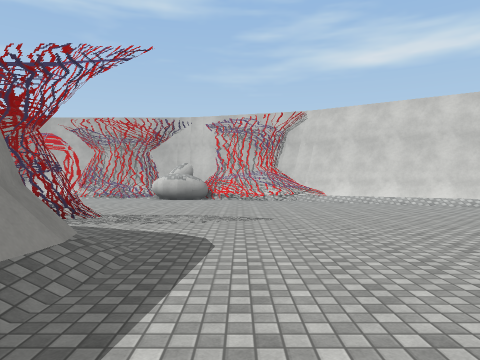
view 1 (above)

16 first-person views from a walk through a 3-D level made in the Unity game engine. The camera is 1.5 m above the floor, looks level and sees 70° across. The floor is counted in squares, 2 m on a side. Each view is taken from the middle of a square. On the plan, view 1 faces up. The plan holds only what a view shows up to about 11 squares ahead; the rest is blank. The player is left out. Some surface patterns are stand-ins.

view 2
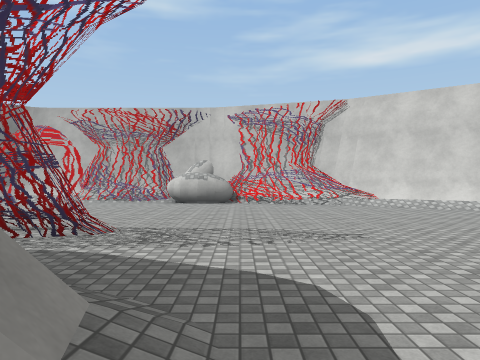

view 3
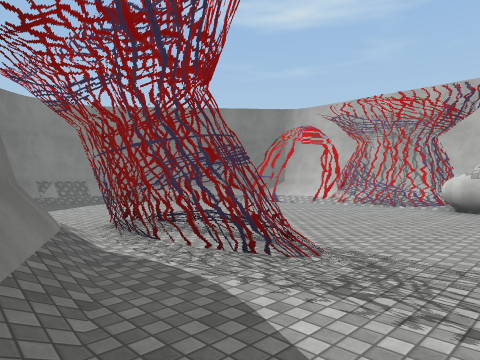

view 4
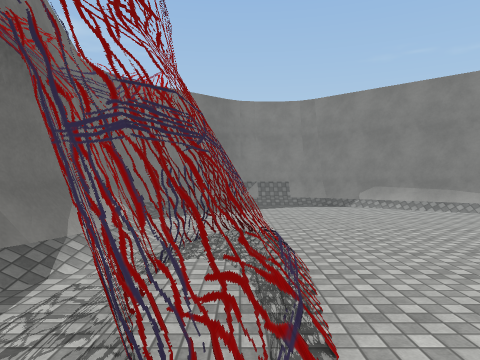

view 5
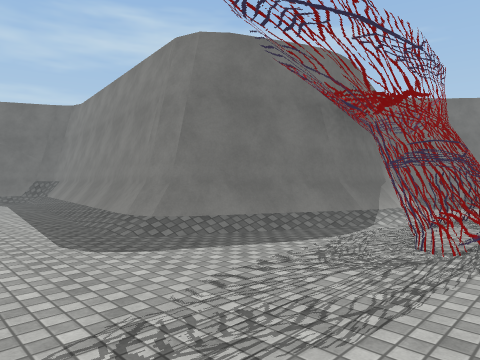

view 6
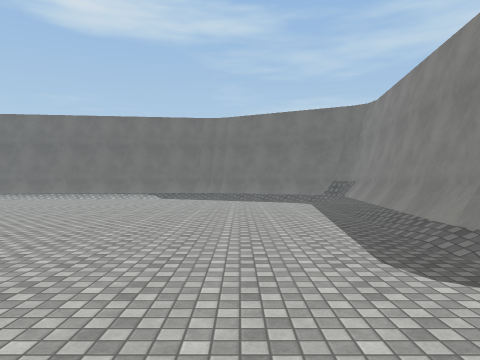

view 7
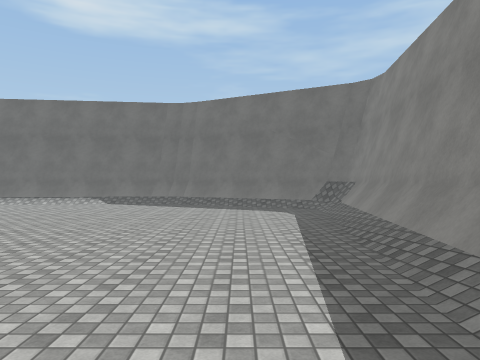

view 8
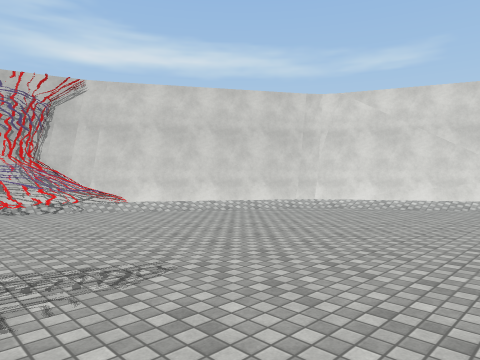

view 9
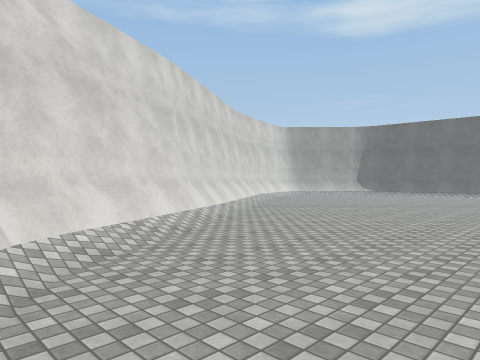

view 10
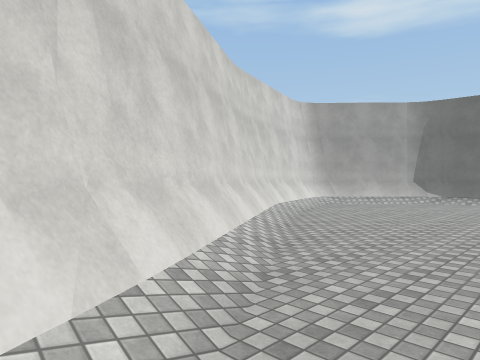

view 11
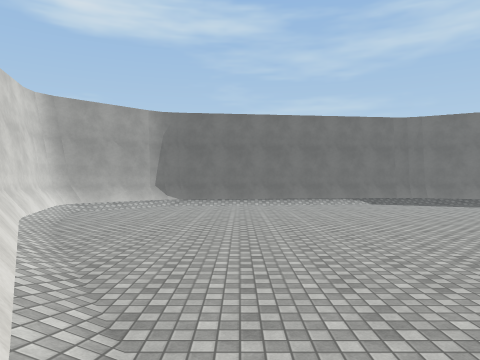

view 12
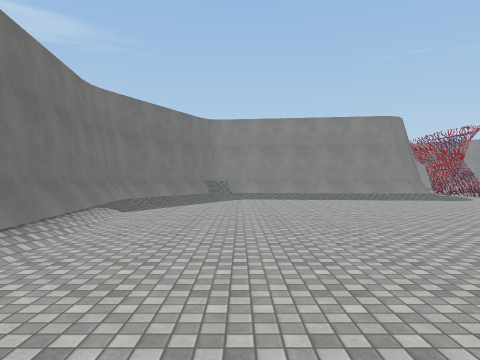

view 13
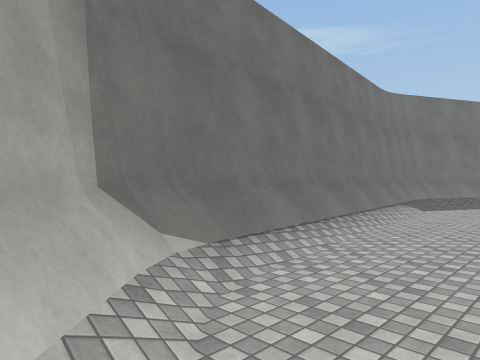

view 14
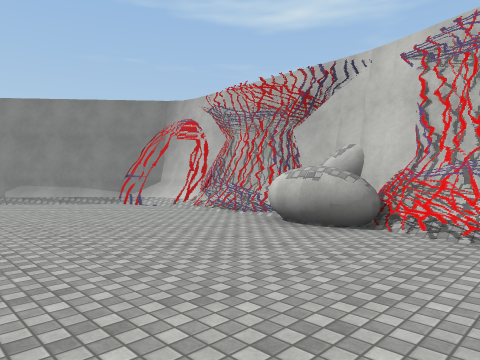

view 15
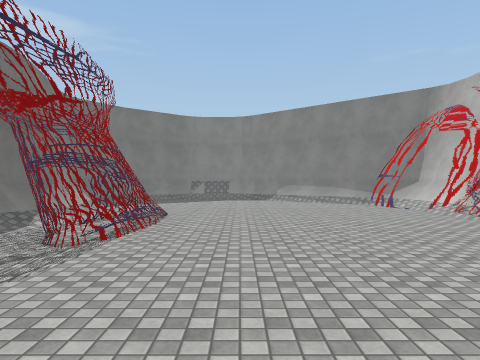

view 16
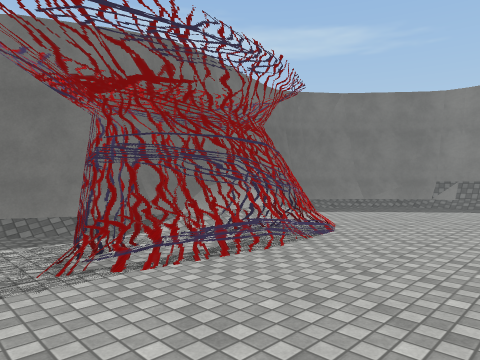

### Floor plan
Key: @ floor where view 1 was taken; # wall or solid block; . floor; / step, stairs or slope; = window, fence, low wall or low ledge.
Columns run from 13 left of view 1 to 14 right of it. Each row starts with its distance up from view 1.
 15        =
 14    =======##=#=#
 13   #==.....##===##
 12  ##/..........//###
 11  #/............../###
 10 ##................//##
  9 #.................../##
  8 #..................../#
  7 #/..../===/........../##
  6 ##/....===............/#
  5  ##//####//.........../##
  4   ####  ###/.........../#
  3           ##/...........##
  2            #............/##
  1            #............./#
  0           ##.@............##
 -1           ##............../#
 -2           #/............../#
 -3           #/...............#
 -4           #/............../#
 -5           #/............./##
 -6           ###//.......///##
 -7             ###///########
 -8               #####

Where each view was taken, in squares from view 1:
view 1: 0 up, 0 right, facing up
view 2: 2 up, 1 left, facing up
view 3: 4 up, 1 left, facing up-left
view 4: 7 up, 2 left, facing left
view 5: 8 up, 1 right, facing down-left
view 6: 7 up, 1 right, facing down
view 7: 4 up, 0 right, facing down
view 8: 4 up, 1 left, facing up-right
view 9: 10 up, 4 right, facing down-right
view 10: 6 up, 8 right, facing down-right
view 11: 6 up, 9 right, facing down
view 12: 4 down, 12 right, facing left
view 13: 4 down, 13 right, facing down-left
view 14: 8 up, 1 right, facing up-left
view 15: 9 up, 1 right, facing left
view 16: 10 up, 2 left, facing down-left
